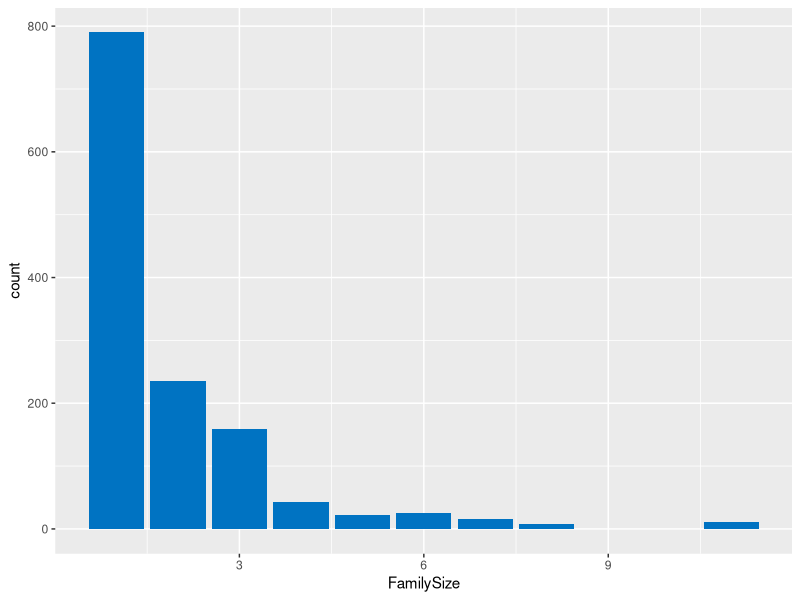

Recreate this plot in R.
library("readxl")
library("stringr")
library("dplyr")
library("ggplot2")

familyname <- function(name)
              {
                   family <- word(name, 1,sep = fixed(","))
              }

# xls files
titanic_data <- read_excel("titanic3.xls")

titanic_data$FamilySize <- titanic_data$sibsp + titanic_data$parch +1;

titanic_data <- mutate(titanic_data, "family" = familyname(titanic_data$name) )

titanic_selected_data <- select(titanic_data, c("name","survived","family","FamilySize"))

print(titanic_selected_data)

ggplot(titanic_selected_data, aes(FamilySize)) +
geom_bar(fill = "#0073C2FF") 
